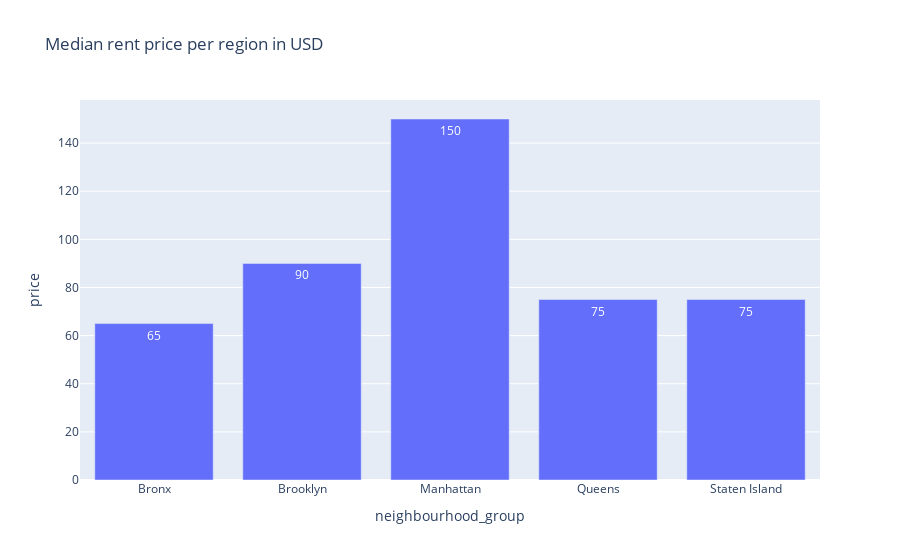

The cell this chart's notebook holds for it:
### Markdown cell above
## What is the median rent price for each region?

### Code cell
median_price_region = data[['neighbourhood_group', 'price']].groupby('neighbourhood_group').median().reset_index()

px.bar(median_price_region, x='neighbourhood_group', y='price',  title= 'Median rent price per region in USD', text_auto=True)

### Figure 1 — Plotly figure (JSON) as saved in the notebook; plotly's stock layout.template omitted (floating-point values rounded to 4 significant figures)
{"data": [{"alignmentgroup": "True", "hovertemplate": "neighbourhood_group=%{x}<br>price=%{y}<extra></extra>", "legendgroup": "", "marker": {"color": "#636efa", "pattern": {"shape": ""}}, "name": "", "offsetgroup": "", "orientation": "v", "showlegend": false, "textposition": "auto", "texttemplate": "%{y}", "type": "bar", "x": ["Bronx", "Brooklyn", "Manhattan", "Queens", "Staten Island"], "xaxis": "x", "y": [65, 90, 150, 75, 75], "yaxis": "y"}], "layout": {"barmode": "relative", "legend": {"tracegroupgap": 0}, "title": {"text": "Median rent price per region in USD"}, "xaxis": {"anchor": "y", "domain": [0, 1], "title": {"text": "neighbourhood_group"}}, "yaxis": {"anchor": "x", "domain": [0, 1], "title": {"text": "price"}}}}
